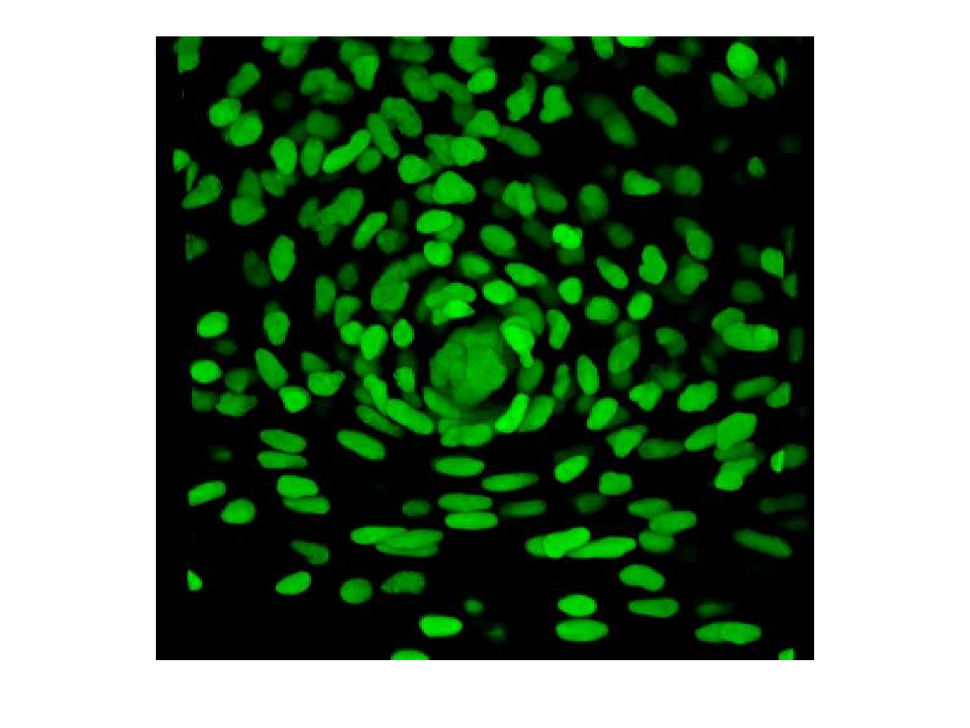
%> input picture original.png, 970 x 728 px, shrunk from 1201 x 901 before the run
$ octave --eval "result = countLeucositos('original.png');"   (GNU Octave 9; MATLAB toolbox functions it lacks are replaced by stand-ins)
%> lines starting %> are read from the running program, lines starting %| are printed output that depends on the picture; in (x1, y1, x2, y2) boxes, pixels count from 0 and x2, y2 are one past the last pixel; in counts of white or black regions, pixels touching at a corner belong together; the program's own positions count from 1
function n=countLeucositos(ruta)
%> called with ruta = 'original.png'
    A = imread(ruta);
%> A is the input picture: size 728x970x3 uint8; mean R, G, B 108.5, 133.3, 108.6
    figure
    imshow(A)
    %convertimos blanco y negro
    I = rgb2gray(A);
    figure
    imshow(I)
    %aplicamos un ajuste de contraste
    I = adapthisteq(I);
    figure
    imshow(I)
    %eliminamos los bordes
    I = imclearborder(I);
    figure
    imshow(I)
    %eliminamos el ruido mediante un filtrado adaptivo utilizando
    %una ventana de pizeles
    I = wiener2(I, [5 5]);
    figure
    imshow(I)
    %aplicamos la tecnica de binarizacion para extrear los perimetros
    %de las celdas
    bw = imbinarize(I, graythresh(I));
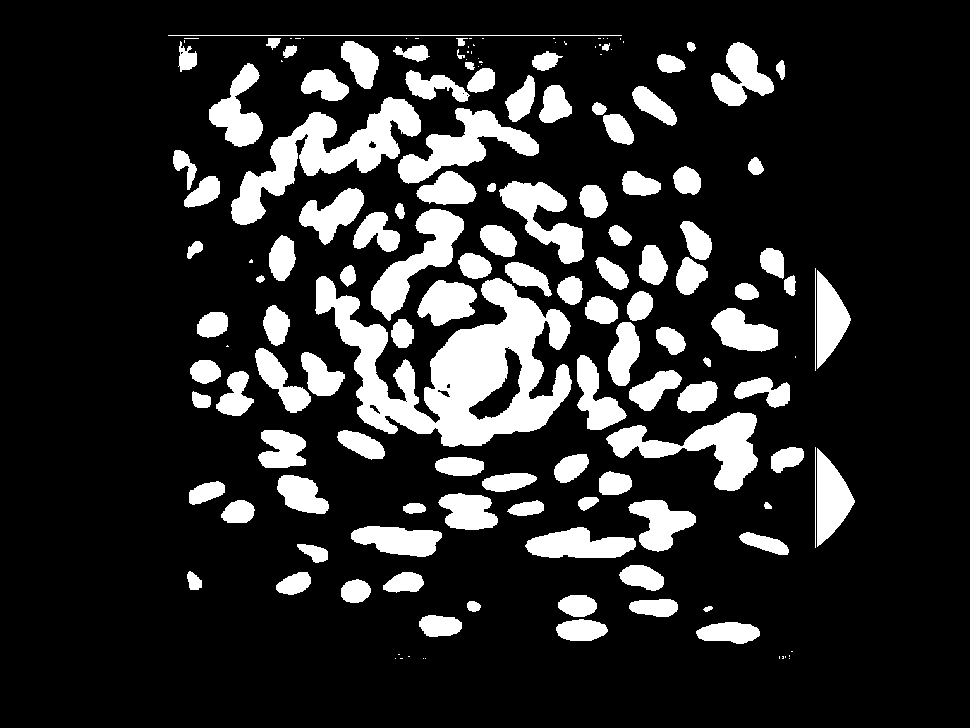
%> bw: size 728x970 logical; 17.1% white; 158 white regions (46 under 20 px), largest, box (x1, y1, x2, y2) and area: (315, 276, 572, 447) 19289, (231, 97, 421, 225) 7705, (606, 412, 758, 491) 4587
    %imbinarize %im2bw
    figure
    imshow(bw)
    %llenamos los agujeros
    bw2 = imfill(bw,'holes');
%> bw2: size 728x970 logical; 17.3% white; 158 white regions (46 under 20 px), largest, box (x1, y1, x2, y2) and area: (315, 276, 572, 447) 20765, (231, 97, 421, 225) 7738, (606, 412, 758, 491) 4587
    figure
    imshow(bw2)
    %apertura morphologica usando un kernel de disco
    bw3 = imopen(bw2, strel('disk',2));
%> bw3: size 728x970 logical; 17% white; 109 white regions, largest, box (x1, y1, x2, y2) and area: (315, 276, 572, 447) 20692, (231, 97, 421, 225) 7681, (398, 108, 539, 184) 4028
    figure
    imshow(bw3)
    %eliminamos todos las celdas menores a 10 pixeles
    bw4 = bwareaopen(bw3, 100);
    %probar con el region prop.
    %ver los grupos de celdas que estas sobreagurpadas, para suporponer los
    %perimetor se utilizo imoverlay
    %%orbersar ...
    bw4_perim = bwperim(bw4);
%> bw4_perim: size 728x970 logical; 1.8% white in thin lines or dots, all inside (x1, y1, x2, y2) = (173, 41, 855, 644)
    overlay1 = imoverlay(I, bw4_perim, [1 .3 .3]);
    % figure
    % imshow(overlay1)
    % algorimo de cuenca de imagen, debimo que contar grupo no es correcto por
    % la superposicion de celular.
    maxs = imextendedmax(I,  5);
%> maxs: size 728x970 logical; 2.6% white; 365 white regions (139 under 20 px), largest, box (x1, y1, x2, y2) and area: (817, 448, 855, 547) 2200, (817, 270, 851, 369) 1968, (168, 35, 622, 36) 454
    maxs = imclose(maxs, strel('disk',3));
%> maxs: size 728x970 logical; 2.7% white; 320 white regions (101 under 20 px), largest, box (x1, y1, x2, y2) and area: (815, 447, 855, 548) 2400, (815, 268, 851, 371) 2172, (168, 35, 622, 58) 872
    maxs = imfill(maxs, 'holes');
    maxs = bwareaopen(maxs, 2);
    overlay2 = imoverlay(I, bw4_perim | maxs, [1 .3 .3]);
    figure
    imshow(overlay2)

    % modificar la imagen para que los píxeles de fondo y los píxeles máximos extendidos se vean obligados a ser los únicos mínimos locales en la imagen.
    Jc = imcomplement(I);
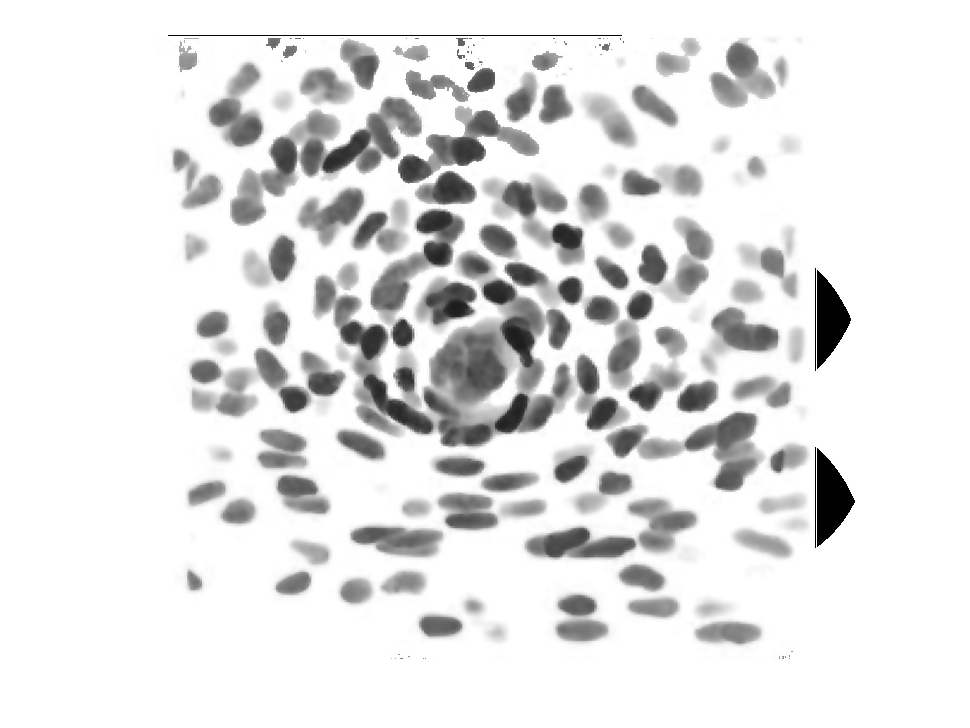
%> Jc: size 728x970 uint8; min 1, max 255, mean 228.2
    I_mod = imimposemin(Jc, ~bw4 | maxs);
    figure
    imshow(I_mod)
    %aplicando watershed algorithm:
    L = watershed(I_mod);
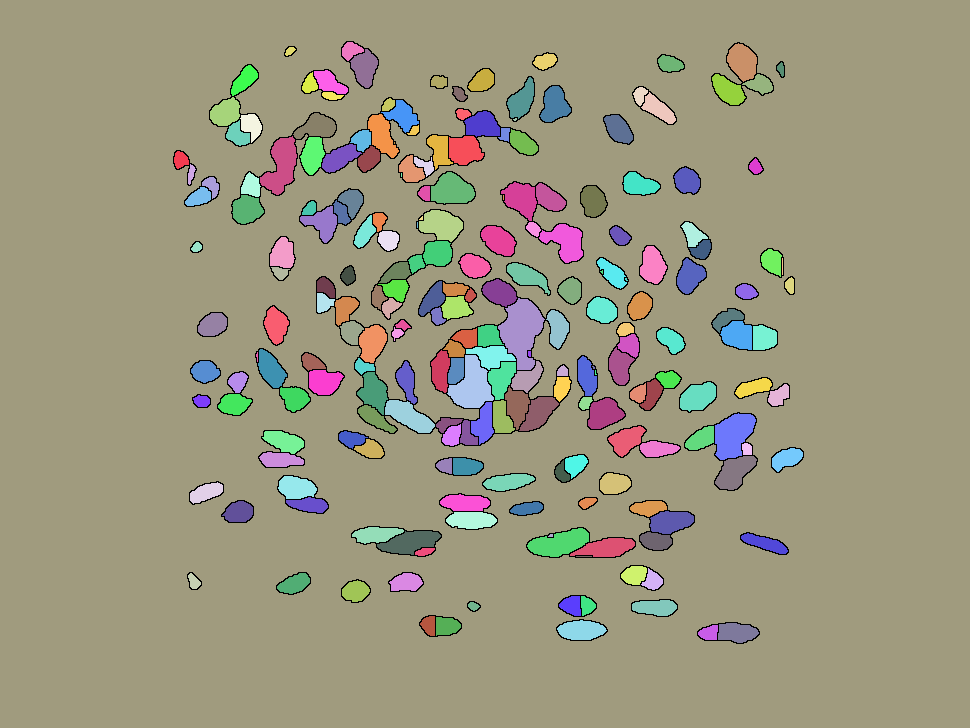
%> L: size 728x970 uint8; 221 distinct labels, from 0 to 220; one colour per label, 0 black
    labeledImage = label2rgb(L);
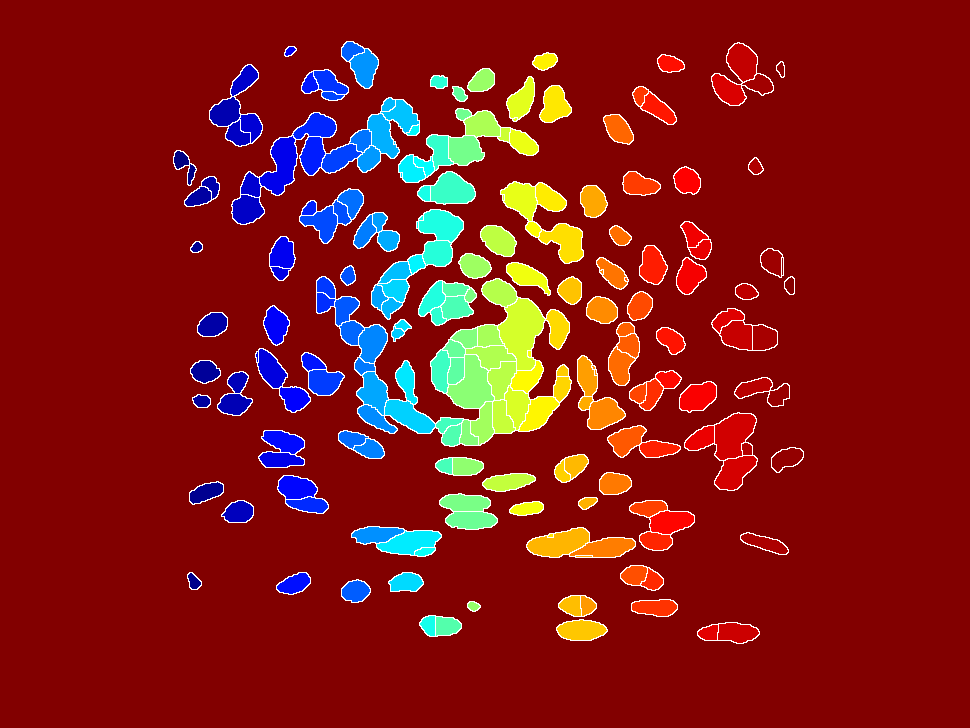
%> labeledImage: size 728x970x3 uint8; mean R, G, B 133.1, 23.9, 22
    figure
    imshow(labeledImage)

    %contamos la cantidad de celular
    [L, num] = bwlabel(L);
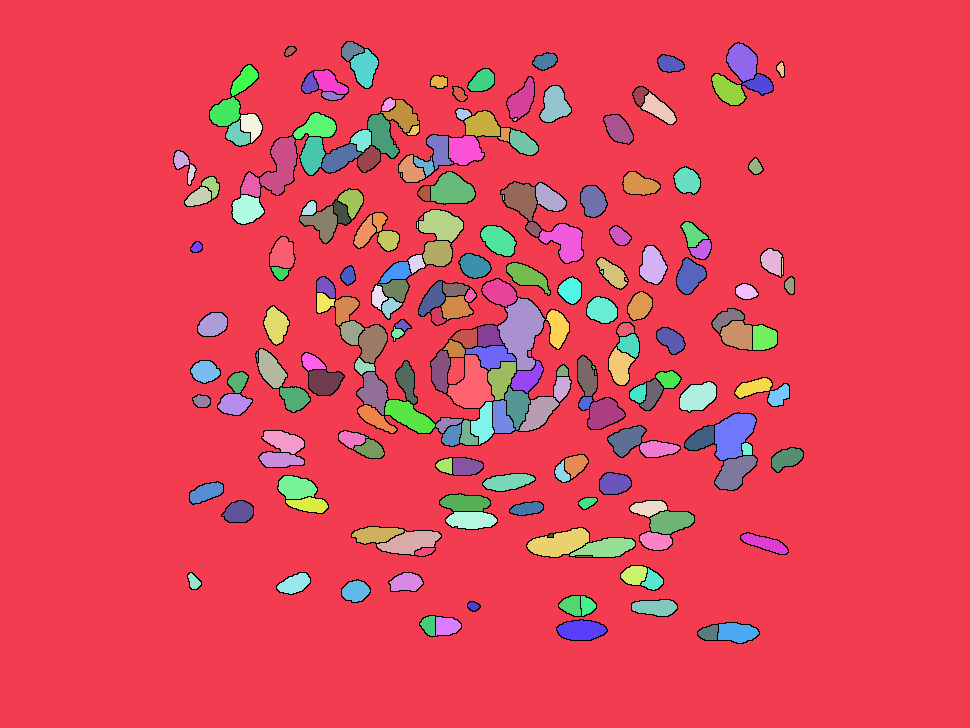
%> L: size 728x970 double; 221 distinct labels, from 0 to 220; one colour per label, 0 black
%> num = 220
    %Superpongamos las celdas detectadas sobre la imagen en escala de grises original para evaluar visualmente el rendimiento del algoritmo:
    mask = imbinarize(L, 1);
%> mask: size 728x970 logical; 13% white; 219 white regions (15 under 20 px), largest, box (x1, y1, x2, y2) and area: (498, 298, 545, 370) 1965, (447, 355, 494, 408) 1436, (715, 413, 756, 460) 1320
    overlay3 = imoverlay(I, mask, [1 .3 .3]);
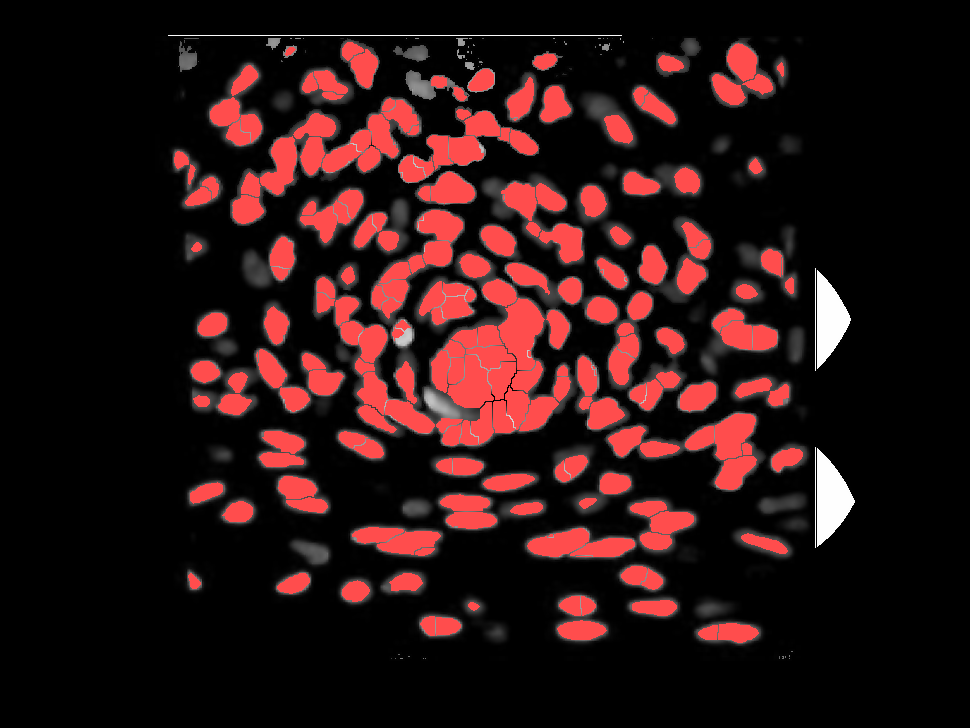
%> overlay3: size 728x970x3 uint8; mean R, G, B 42, 18.8, 18.8
    figure
    imshow(overlay3)
    n=num;
%> n = 220
end

$ run again, on muchasCelulasMetodo2.PNG
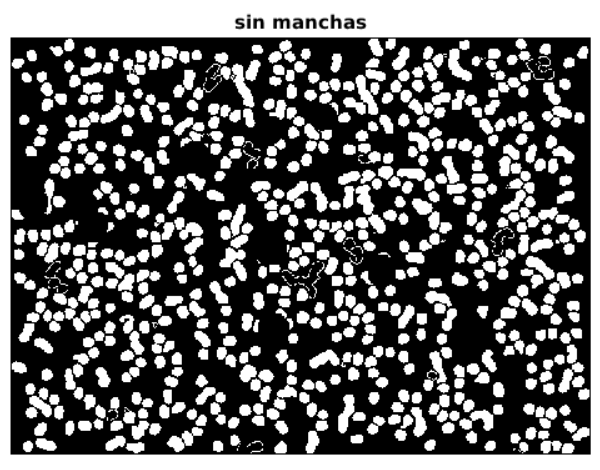
%> input picture muchasCelulasMetodo2.PNG, 600 x 470 px
%> in countLeucositos, A is the input picture: size 470x600x3 uint8; min 0, max 255, mean 102.5
%> bw: size 470x600 logical; 26.4% white; 612 white regions (86 under 20 px), largest, box (x1, y1, x2, y2) and area: (343, 185, 386, 240) 962, (49, 286, 101, 332) 942, (343, 75, 379, 115) 701
%> bw3: size 470x600 logical; 25.2% white; 572 white regions (2 under 20 px), largest, box (x1, y1, x2, y2) and area: (231, 64, 255, 127) 587, (343, 185, 374, 215) 534, (79, 91, 125, 127) 489
%> bw4_perim: size 470x600 logical; 4.5% white in thin lines or dots, all inside (x1, y1, x2, y2) = (12, 39, 590, 453)
%> in countLeucositos, `[L, num] = bwlabel(L);`:
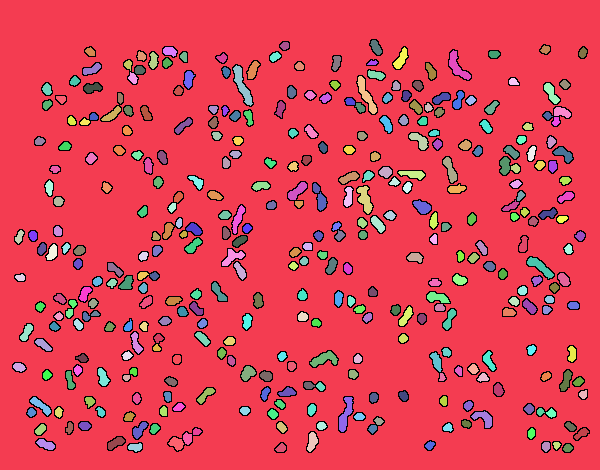
%> L: size 470x600 double; 357 distinct labels, from 0 to 356; one colour per label, 0 black
%> num = 356
%> mask: size 470x600 logical; 9.9% white; 355 white regions, largest, box (x1, y1, x2, y2) and area: (233, 65, 253, 106) 296, (357, 76, 377, 114) 260, (449, 50, 471, 80) 248
%> in countLeucositos, `overlay3 = imoverlay(I, mask, [1 .3 .3]);`:
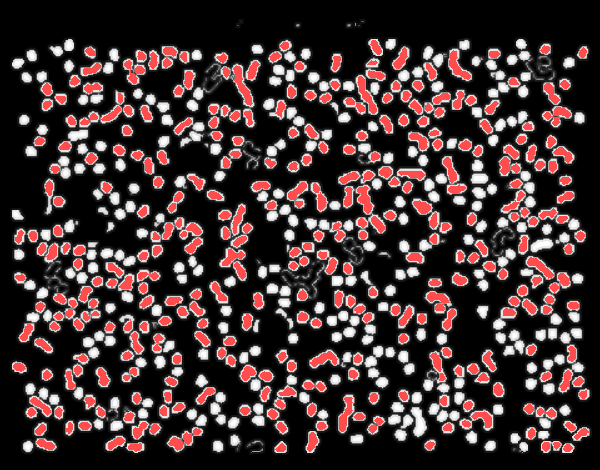
%> overlay3: size 470x600x3 uint8; mean R, G, B 68.3, 50.7, 50.7

$ run again, on pocasCelulasMetodo2.PNG
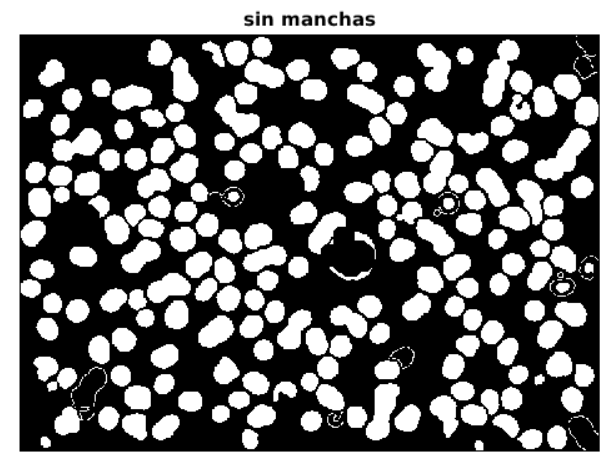
%> input picture pocasCelulasMetodo2.PNG, 609 x 460 px
%> in countLeucositos, A is the input picture: size 460x609x3 uint8; min 0, max 255, mean 112.4
%> bw: size 460x609 logical; 30.7% white; 287 white regions (94 under 20 px), largest, box (x1, y1, x2, y2) and area: (535, 128, 591, 181) 1346, (482, 39, 520, 107) 1285, (366, 383, 400, 440) 1143
%> bw3: size 460x609 logical; 30.1% white; 193 white regions (2 under 20 px), largest, box (x1, y1, x2, y2) and area: (535, 128, 591, 181) 1337, (482, 39, 520, 107) 1276, (366, 383, 400, 440) 1137
%> bw4_perim: size 460x609 logical; 4.4% white in thin lines or dots, all inside (x1, y1, x2, y2) = (21, 37, 599, 449)
%> in countLeucositos, `[L, num] = bwlabel(L);`:
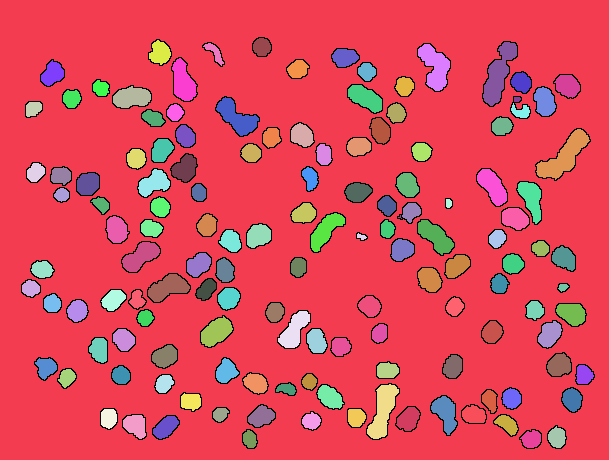
%> L: size 460x609 double; 138 distinct labels, from 0 to 137; one colour per label, 0 black
%> num = 137
%> mask: size 460x609 logical; 16.8% white; 136 white regions (1 under 20 px), largest, box (x1, y1, x2, y2) and area: (536, 129, 590, 180) 1100, (483, 42, 517, 106) 1030, (367, 384, 399, 439) 915
%> in countLeucositos, `overlay3 = imoverlay(I, mask, [1 .3 .3]);`:
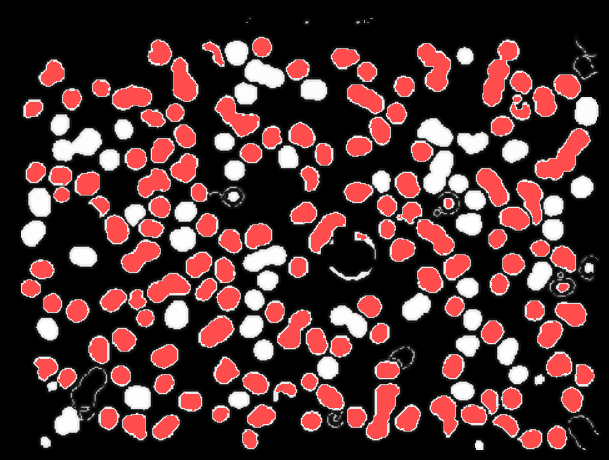
%> overlay3: size 460x609x3 uint8; mean R, G, B 78.9, 49, 49
